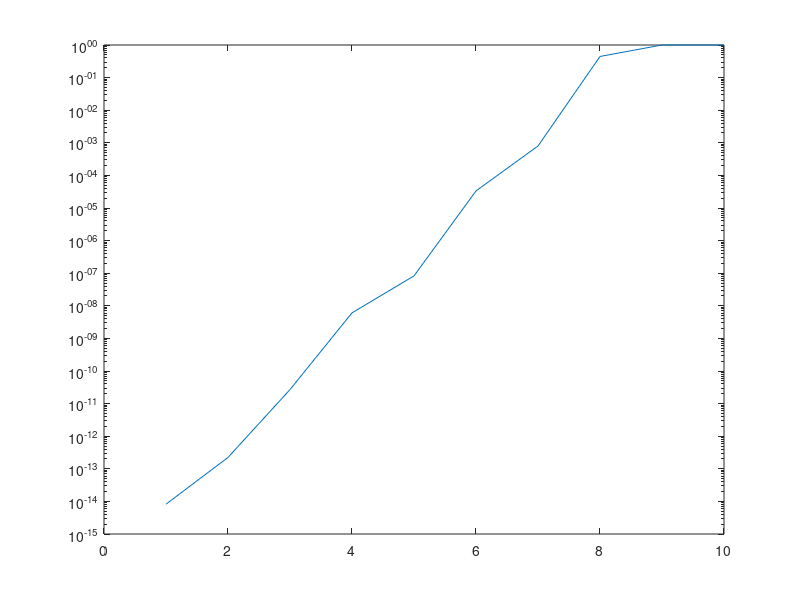

Source code (MATLAB): (Note: this script raises an error after producing the figure.)
f = @ (x) ( (exp(x.^2) - exp(-x.^2))./(2.*x.^2) )

xs = 10 .^ - (1:10)
fs = f(xs)
fs = fs'

load f_eval_exact

rel_err = (abs(fs - y_exact) ./ abs(y_exact))

figure(1)
semilogy(1:10,rel_err)

fes = []
for i = xs
    fes(end+1) = f_exact(i)
end
fes = fes'

rel_err_2 = (abs(fes - y_exact) ./ abs(y_exact))

figure(2)
semilogy(1:10,rel_err_2)